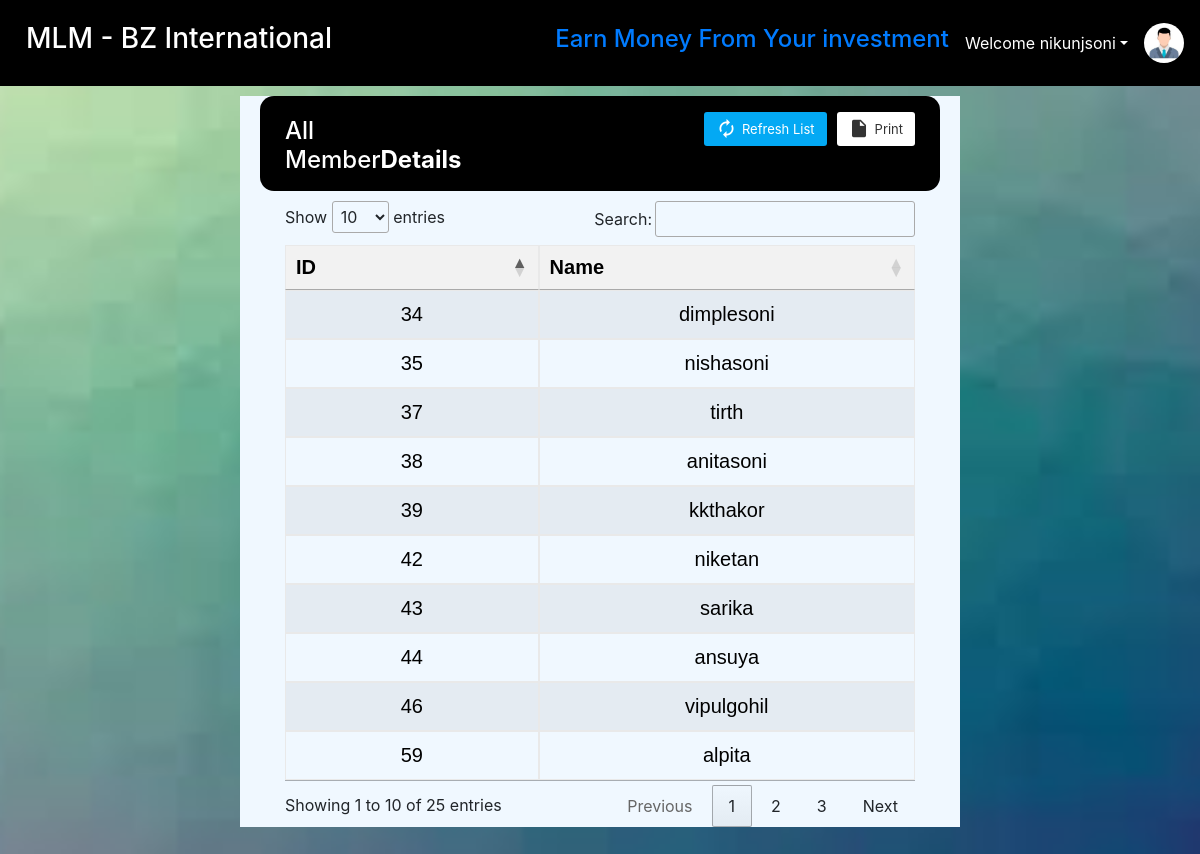
/show.php (signed in), run on the app's committed database.
### tables this page shows
CREATE TABLE `members` (
  `id` int(11) NOT NULL,
  `name` varchar(255) DEFAULT NULL,
  `upline` varchar(255) DEFAULT NULL,
  `amount` float NOT NULL,
  `fd` int(25) NOT NULL,
  `date` datetime NOT NULL DEFAULT current_timestamp(),
  `date1` datetime DEFAULT NULL
);

### show.php (the view, shortened to what this page needs)
<?php
echo '
<!DOCTYPE html>
<html lang="en">
<head>
  <meta charset="UTF-8">
  <meta name="viewport" content="width=device-width, initial-scale=1.0">
  <meta http-equiv="X-UA-Compatible" content="ie=edge">
  <title>Add Member</title>
  <link rel = "icon" href ="img/Ram.jpg" type = "image/x-icon">
  <link rel="stylesheet" href="https://fonts.googleapis.com/icon?family=Material+Icons">
  <link rel="stylesheet" href="https://use.fontawesome.com/releases/v5.8.2/css/all.css">
  <link rel="stylesheet" href="https://maxcdn.bootstrapcdn.com/bootstrap/4.0.0/css/bootstrap.min.css">
  <link rel = "icon" href ="img/Ram.jpg" type = "image/x-icon">
  <link rel="stylesheet" href="//cdn.datatables.net/1.11.5/css/jquery.dataTables.min.css">
</head>
<body class="back">';
    require "partials/nav.php";
    if($loggedin){
        echo '<div class="container" style="background: aliceblue;width:60%;">
                    <div class="table-wrapper" style="margin:30px;" >
                        <div class="table-title" style="border-radius: 14px;background:black;">
                            <div class="row">
                                <div class="col-sm-4">
                                    <h2>All Member<b>Details</b></h2>
                                </div>
                                <div class="col-sm-8">
                                    <a href="#" onclick="window.print()" class="btn btn-info"><i class="material-icons">&#xE24D;</i> <span>Print</span></a>
                                    <a href="#" class="btn btn-primary"><i class="material-icons">&#xE863;</i> <span>Refresh List</span></a>
                                </div>
                            </div>
                          </div>
                        <div>
                   </div>';
        ?>
        <table class='table table-striped table-hover text-center' id='NoOrder1' style='font-size:20px;color:black; font-family: Bahnschrift, sans-serif;' >
            <thead>
                <tr>
                    <th>ID</th>
                    <th>Name</th>
                </tr>
            </thead>
            <tbody>
        <?php
        $host = "localhost";
        $username = "root";
        $password = "";
        $database = "mlm";
        $conn = mysqli_connect($host, $username, $password, $database);
            $sql = "SELECT id, name FROM members";
            $result = mysqli_query($conn, $sql);
            if (mysqli_num_rows($result) > 0) {
                while ($row = mysqli_fetch_assoc($result)) {
                    echo "<tr><td>" . $row['id'] . "</td><td>" . $row['name'] . "</td></tr>";
                }
            } else {
                echo "No results found.";
            }
    }else{
        echo'
        <script>alert("you are not logged in");</script>';
    }?>
    </tbody>
    </table>
  </body>
</html>

### show.php (style rules this page uses)
.back { background-image: url('img/bi2.jfif'); background-size: cover; background-position: center center; background-repeat: no-repeat; }
table { border-collapse: collapse; width: 100%; text-align: left; }
th, td { border: 1px solid black; padding: 8px; }
th { background-color: #f2f2f2; }
.table-wrapper .btn { float: right; color: #333; background-color: #fff; border-radius: 3px; border: none; outline: none !important; margin-left: 10px; }
.table-wrapper .btn.btn-primary { color: #fff; background: #03A9F4;  }
.table-title .btn { font-size: 13px; border: none; }
.table-title .btn i { float: left; font-size: 21px; margin-right: 5px; }
.table-title .btn span { float: left; margin-top: 2px; }
.table-title { color: #fff; background: #4b5366; padding: 16px 25px; margin: -20px -25px 10px; border-radius: 3px 3px 0 0; }
.table-title h2 { margin: 5px 0 0; font-size: 24px; }
table.table tr th, table.table tr td { border-color: #e9e9e9; padding: 12px 15px; vertical-align: middle; }
table.table tr th:first-child { width: 60px; }
table.table tr th:last-child { width: 80px; }
table { counter-reset: section; }

### data on the page
members: id "59", name "alpita"
members: id "38", name "anitasoni"
members: id "44", name "ansuya"
members: id "34", name "dimplesoni"
members: id "39", name "kkthakor"
members: id "42", name "niketan"
members: id "35", name "nishasoni"
members: id "43", name "sarika"
members: id "37", name "tirth"
members: id "46", name "vipulgohil"

### other printed values
$username "nikunjsoni"
